Frame 1 (no input): blank canvas, image omitted
Frame 60 (the mouse pressed at the canvas centre just before this capture): blank canvas, image omitted
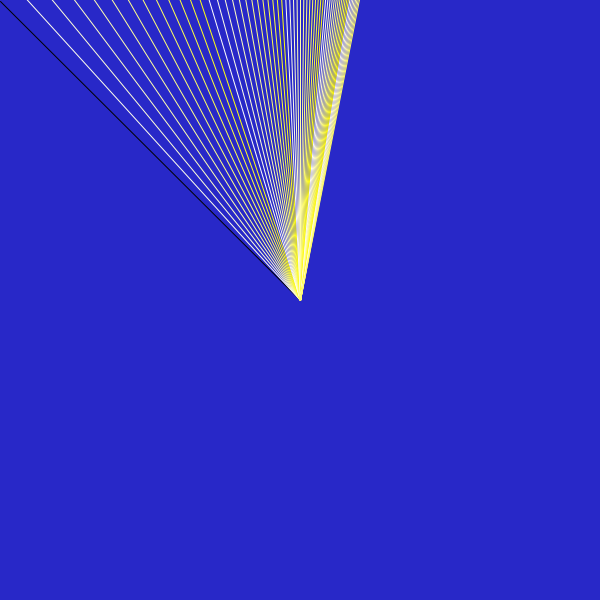
Frame 120 (the mouse held since frame 60 and released just before this capture)

The Processing sketch whose frames 1 and 60 were blank and that drew this single picture after the mouse press (run headless with seeded random() and noise(); from frame 60 on, the mouse is pressed at the canvas centre):

// Processing sketch: sideways_gradient_movement
// ── sideways_gradient_movement.pde
int y1=-0;
int color1=1;

void setup(){
  size(600,600);
  background(40,40,200);
}

void draw(){
  if (mousePressed == true) {
 stroke(color1);
 line(mouseX,mouseY,y1,color1);
 color1=color1-20;
 y1=y1+10;
 

}
}
